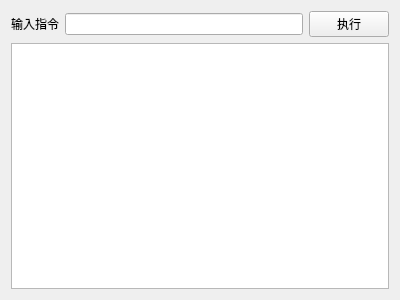
<?xml version="1.0" encoding="UTF-8"?>
<ui version="4.0">
 <class>WinCMD</class>
 <widget class="QWidget" name="WinCMD">
  <property name="geometry">
   <rect>
    <x>0</x>
    <y>0</y>
    <width>400</width>
    <height>300</height>
   </rect>
  </property>
  <property name="windowTitle">
   <string>Form</string>
  </property>
  <layout class="QGridLayout" name="gridLayout">
   <item row="0" column="0">
    <widget class="QLabel" name="label">
     <property name="text">
      <string>输入指令</string>
     </property>
    </widget>
   </item>
   <item row="0" column="1">
    <widget class="QLineEdit" name="lineEdit"/>
   </item>
   <item row="0" column="2">
    <widget class="QPushButton" name="pushButton_cmd">
     <property name="text">
      <string>执行</string>
     </property>
    </widget>
   </item>
   <item row="2" column="0" colspan="3">
    <widget class="QTextEdit" name="textEdit_CMD_Ret"/>
   </item>
  </layout>
 </widget>
 <resources/>
 <connections/>
</ui>
